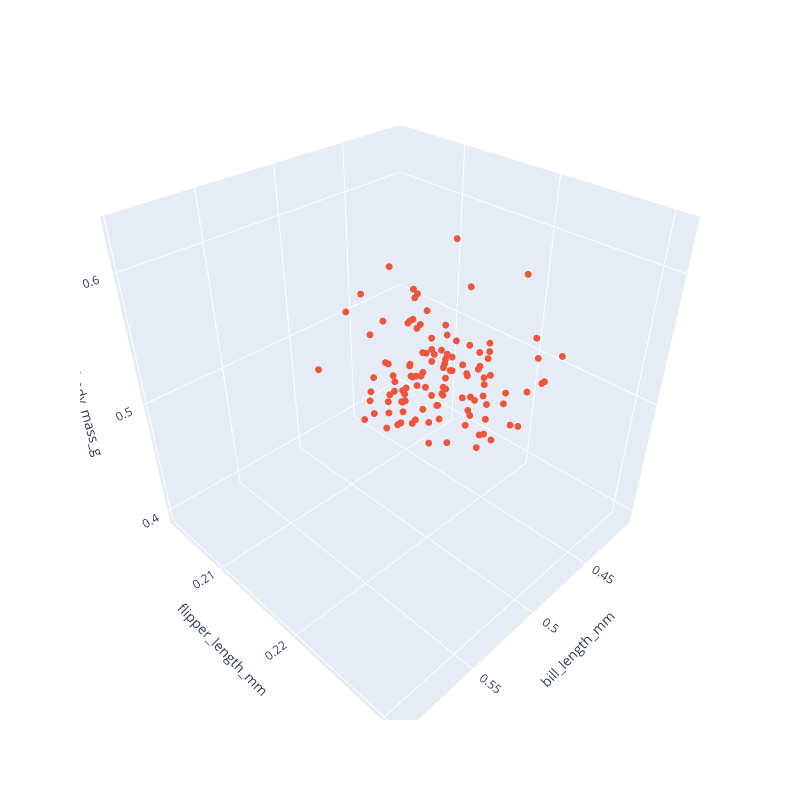

The notebook cell saved with this chart:
### Code cell
# Use this plot to inspect the values of penguin_X and penguin_y

fig = px.scatter_3d()
fig.add_scatter3d(
    x=penguin_X[:, 0], y=penguin_X[:, 1], z=penguin_y, mode="markers", name="True"
)

fig.update_traces(
    marker=dict(
        size=4,
    ),
    selector=dict(mode="markers"),
)

fig.update_scenes(
    xaxis=dict(title=x_features[0]),
    yaxis=dict(title=x_features[1]),
    zaxis=dict(title=y_features[0]),
)

fig.update_layout(
    autosize=False,
    width=800,
    height=800,
)
fig.show()
